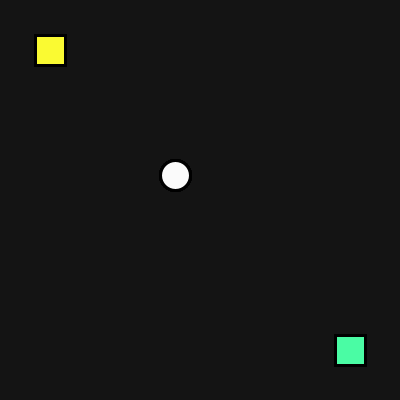
Frame 1 (no input)
Frame 60 (the mouse pressed at the canvas centre just before this capture): identical to frame 1, image omitted
Frame 120 (the mouse held since frame 60 and released just before this capture): identical to frame 1, image omitted

The Processing sketch that drew this single still picture (run headless with seeded random() and noise(); from frame 60 on, the mouse is pressed at the canvas centre):

// Processing sketch: Djikstra
// ── Djikstra.pde

float [] x_cek = new float [13];
float [] y_cek = new float [13];

void setup () {

  size (400, 400);
  rectMode (CENTER);
  
  strokeWeight (3);
  
}

float Acak (float atas, float bawah) {
  float hasil = bawah - atas;
  
  for (int i = 0; i < 10; i++) {
    hasil = hasil - (i);
  }
  
  return hasil;
}

void sirkuit (float x_awal, float y_awal, float x_tujuan, float y_tujuan) {
  
  stroke (0);
  
  // Titik awal
  fill (250, 250, 50);
  rect (x_awal, y_awal, 30,30);
  
  // Titik tujuan
  fill (#4AFCA4);
  rect (x_tujuan, y_tujuan, 30,30);
  
  // chekpoint
  fill (250);
  
  for (int i = 0; i < x_cek.length; i++) {
    
    x_cek[i] = Acak (x_awal+40, x_tujuan-40);
    y_cek[i] = Acak (y_awal+40, y_tujuan-40);
    print (x_cek[i], y_cek[i]);
    
    ellipse (x_cek[i], y_cek[i], 30,30); 
    
  }
  
}

void draw () {
  
  background (20);
  
  sirkuit (50,50,width-50,height-50); 
  
}
